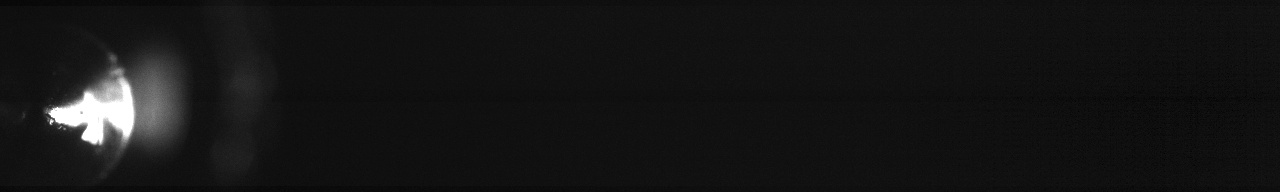
#> input picture dataset/frames/B100_10/frame_0000.jpg, 1280 x 192 px; its folder holds only this picture in this run
$ python 02_crop_roi.py
#> lines starting #> are read from the running program, lines starting #| are printed output that depends on the picture
import os
import cv2
from pathlib import Path

def process_roi_for_dataset():
    current_dir = Path(__file__).resolve().parent
    input_folder = current_dir / "frames"
    output_folder = current_dir / "roi_frames"
    output_folder.mkdir(parents=True, exist_ok=True)
    print(f"Memeriksa seluruh isi folder di: {input_folder}")

    valid_extensions = {'.jpg', '.jpeg', '.png', '.bmp', '.webp', '.jfif'}
    image_paths = [
        f for f in input_folder.rglob('*')
        if f.is_file() and f.suffix.lower() in valid_extensions
    ]

    if not image_paths:
        print(f"\nTIDAK ADA GAMBAR DITEMUKAN DI FOLDER: {input_folder}")
        return
    print(f"Ditemukan {len(image_paths)} gambar. Memulai Crop ROI\n")

    CROP_RATIO = 0.20
    success_count = 0

    for img_path in image_paths:
        img = cv2.imread(str(img_path))
#> img is the input picture: shape (192, 1280, 3); min 0, max 255, mean 21.6

        if img is None:
            print(f"[-] Gagal membaca file: {img_path.name}")
            continue

        h, w = img.shape[:2]
#> h = 192; w = 1280
        crop_w = int(w * CROP_RATIO)
#> crop_w = 256
        roi_center = img[0:h, crop_w : w - crop_w]
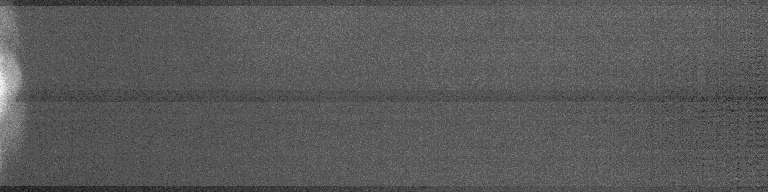
#> roi_center: shape (192, 768, 3); min 5, max 38, mean 16.6; drawn with min black and max white

        relative_path = img_path.relative_to(input_folder)
        save_path = output_folder / relative_path
        save_path.parent.mkdir(parents=True, exist_ok=True)

        cv2.imwrite(str(save_path), roi_center)
        print(f"menyimpan ke roi_frames: {relative_path} ({w}x{h} -> {roi_center.shape[1]}x{roi_center.shape[0]})")
#| menyimpan ke roi_frames: B100_10/frame_0000.jpg (1280x192 -> 768x192)
        success_count += 1
#> pass 2 of the loop in process_roi_for_dataset, `for img_path in image_paths:`:
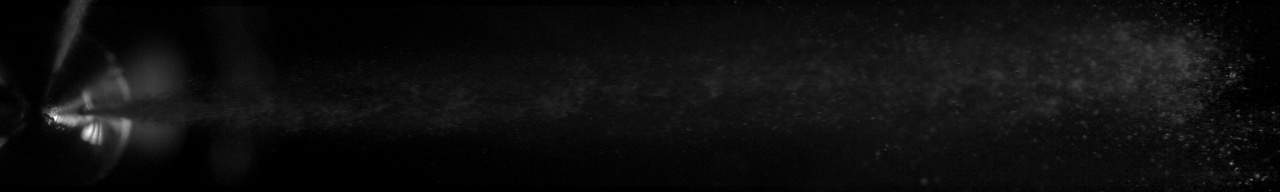
#> input picture dataset/frames/B100_10 (1)/frame_0023.jpg, 1280 x 192 px
#> in process_roi_for_dataset, img is the input picture: shape (192, 1280, 3); min 0, max 253, mean 14.7
#> in process_roi_for_dataset, `roi_center = img[0:h, crop_w : w - crop_w]`:
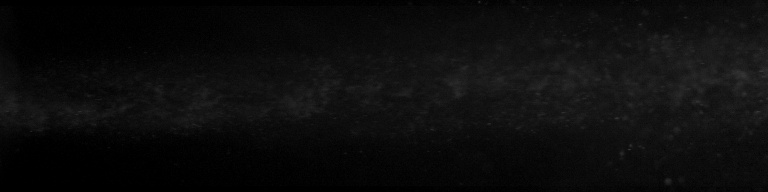
#> roi_center: shape (192, 768, 3); min 0, max 55, mean 12.6
#| menyimpan ke roi_frames: B100_10 (1)/frame_0023.jpg (1280x192 -> 768x192)

    print(f"\nSelesai! {success_count} gambar berhasil diproses dan disimpan di: {output_folder}")

if __name__ == "__main__":
    process_roi_for_dataset()
